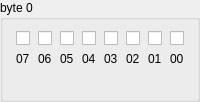
        <widget class="QGroupBox" name="grpByte0">
         <property name="title">
          <string>byte 0</string>
         </property>
         <layout class="QGridLayout" name="gridLayout_18">
          <item row="0" column="5">
           <layout class="QGridLayout" name="gridLayout_17">
            <item row="0" column="0">
             <widget class="QCheckBox" name="chkByte0_03">
              <property name="sizePolicy">
               <sizepolicy hsizetype="Fixed" vsizetype="Fixed">
                <horstretch>0</horstretch>
                <verstretch>0</verstretch>
               </sizepolicy>
              </property>
              <property name="text">
               <string/>
              </property>
             </widget>
            </item>
            <item row="1" column="0">
             <widget class="QLabel" name="label_17">
              <property name="sizePolicy">
               <sizepolicy hsizetype="Fixed" vsizetype="Fixed">
                <horstretch>0</horstretch>
                <verstretch>0</verstretch>
               </sizepolicy>
              </property>
              <property name="text">
               <string>03</string>
              </property>
             </widget>
            </item>
           </layout>
          </item>
          <item row="0" column="6">
           <layout class="QGridLayout" name="gridLayout_11">
            <item row="0" column="0">
             <widget class="QCheckBox" name="chkByte0_02">
              <property name="sizePolicy">
               <sizepolicy hsizetype="Fixed" vsizetype="Fixed">
                <horstretch>0</horstretch>
                <verstretch>0</verstretch>
               </sizepolicy>
              </property>
              <property name="text">
               <string/>
              </property>
             </widget>
            </item>
            <item row="1" column="0">
             <widget class="QLabel" name="label_11">
              <property name="sizePolicy">
               <sizepolicy hsizetype="Fixed" vsizetype="Fixed">
                <horstretch>0</horstretch>
                <verstretch>0</verstretch>
               </sizepolicy>
              </property>
              <property name="text">
               <string>02</string>
              </property>
             </widget>
            </item>
           </layout>
          </item>
          <item row="0" column="0">
           <layout class="QGridLayout" name="gridLayout_10">
            <item row="0" column="0">
             <widget class="QCheckBox" name="chkByte0_07">
              <property name="sizePolicy">
               <sizepolicy hsizetype="Fixed" vsizetype="Fixed">
                <horstretch>0</horstretch>
                <verstretch>0</verstretch>
               </sizepolicy>
              </property>
              <property name="text">
               <string/>
              </property>
             </widget>
            </item>
            <item row="1" column="0">
             <widget class="QLabel" name="label_10">
              <property name="sizePolicy">
               <sizepolicy hsizetype="Fixed" vsizetype="Fixed">
                <horstretch>0</horstretch>
                <verstretch>0</verstretch>
               </sizepolicy>
              </property>
              <property name="text">
               <string>07</string>
              </property>
             </widget>
            </item>
           </layout>
          </item>
          <item row="0" column="2">
           <layout class="QGridLayout" name="gridLayout_16">
            <item row="0" column="0">
             <widget class="QCheckBox" name="chkByte0_05">
              <property name="sizePolicy">
               <sizepolicy hsizetype="Fixed" vsizetype="Fixed">
                <horstretch>0</horstretch>
                <verstretch>0</verstretch>
               </sizepolicy>
              </property>
              <property name="text">
               <string/>
              </property>
             </widget>
            </item>
            <item row="1" column="0">
             <widget class="QLabel" name="label_16">
              <property name="sizePolicy">
               <sizepolicy hsizetype="Fixed" vsizetype="Fixed">
                <horstretch>0</horstretch>
                <verstretch>0</verstretch>
               </sizepolicy>
              </property>
              <property name="text">
               <string>05</string>
              </property>
             </widget>
            </item>
           </layout>
          </item>
          <item row="0" column="8">
           <layout class="QGridLayout" name="gridLayout_14">
            <item row="0" column="0">
             <widget class="QCheckBox" name="chkByte0_00">
              <property name="sizePolicy">
               <sizepolicy hsizetype="Fixed" vsizetype="Fixed">
                <horstretch>0</horstretch>
                <verstretch>0</verstretch>
               </sizepolicy>
              </property>
              <property name="text">
               <string/>
              </property>
             </widget>
            </item>
            <item row="1" column="0">
             <widget class="QLabel" name="label_14">
              <property name="sizePolicy">
               <sizepolicy hsizetype="Fixed" vsizetype="Fixed">
                <horstretch>0</horstretch>
                <verstretch>0</verstretch>
               </sizepolicy>
              </property>
              <property name="text">
               <string>00</string>
              </property>
             </widget>
            </item>
           </layout>
          </item>
          <item row="0" column="7">
           <layout class="QGridLayout" name="gridLayout_15">
            <item row="0" column="0">
             <widget class="QCheckBox" name="chkByte0_01">
              <property name="sizePolicy">
               <sizepolicy hsizetype="Fixed" vsizetype="Fixed">
                <horstretch>0</horstretch>
                <verstretch>0</verstretch>
               </sizepolicy>
              </property>
              <property name="text">
               <string/>
              </property>
             </widget>
            </item>
            <item row="1" column="0">
             <widget class="QLabel" name="label_15">
              <property name="sizePolicy">
               <sizepolicy hsizetype="Fixed" vsizetype="Fixed">
                <horstretch>0</horstretch>
                <verstretch>0</verstretch>
               </sizepolicy>
              </property>
              <property name="text">
               <string>01</string>
              </property>
             </widget>
            </item>
           </layout>
          </item>
          <item row="0" column="3">
           <layout class="QGridLayout" name="gridLayout_13">
            <item row="0" column="0">
             <widget class="QCheckBox" name="chkByte0_04">
              <property name="sizePolicy">
               <sizepolicy hsizetype="Fixed" vsizetype="Fixed">
                <horstretch>0</horstretch>
                <verstretch>0</verstretch>
               </sizepolicy>
              </property>
              <property name="text">
               <string/>
              </property>
             </widget>
            </item>
            <item row="1" column="0">
             <widget class="QLabel" name="label_13">
              <property name="sizePolicy">
               <sizepolicy hsizetype="Fixed" vsizetype="Fixed">
                <horstretch>0</horstretch>
                <verstretch>0</verstretch>
               </sizepolicy>
              </property>
              <property name="text">
               <string>04</string>
              </property>
             </widget>
            </item>
           </layout>
          </item>
          <item row="0" column="1">
           <layout class="QGridLayout" name="gridLayout_12">
            <item row="0" column="0">
             <widget class="QCheckBox" name="chkByte0_06">
              <property name="sizePolicy">
               <sizepolicy hsizetype="Fixed" vsizetype="Fixed">
                <horstretch>0</horstretch>
                <verstretch>0</verstretch>
               </sizepolicy>
              </property>
              <property name="text">
               <string/>
              </property>
             </widget>
            </item>
            <item row="1" column="0">
             <widget class="QLabel" name="label_12">
              <property name="sizePolicy">
               <sizepolicy hsizetype="Fixed" vsizetype="Fixed">
                <horstretch>0</horstretch>
                <verstretch>0</verstretch>
               </sizepolicy>
              </property>
              <property name="text">
               <string>06</string>
              </property>
             </widget>
            </item>
           </layout>
          </item>
          <item row="1" column="0" colspan="4">
           <widget class="BMQSpinBox" name="spnByte0_HexLeft" native="true">
            <property name="sizePolicy">
             <sizepolicy hsizetype="Minimum" vsizetype="Fixed">
              <horstretch>0</horstretch>
              <verstretch>0</verstretch>
             </sizepolicy>
            </property>
            <property name="minimumSize">
             <size>
              <width>20</width>
              <height>16</height>
             </size>
            </property>
            <property name="focusPolicy">
             <enum>Qt::WheelFocus</enum>
            </property>
           </widget>
          </item>
          <item row="1" column="5" colspan="4">
           <widget class="BMQSpinBox" name="spnByte0_HexRight" native="true">
            <property name="sizePolicy">
             <sizepolicy hsizetype="Minimum" vsizetype="Fixed">
              <horstretch>0</horstretch>
              <verstretch>0</verstretch>
             </sizepolicy>
            </property>
            <property name="minimumSize">
             <size>
              <width>20</width>
              <height>16</height>
             </size>
            </property>
            <property name="focusPolicy">
             <enum>Qt::WheelFocus</enum>
            </property>
           </widget>
          </item>
         </layout>
        </widget>
